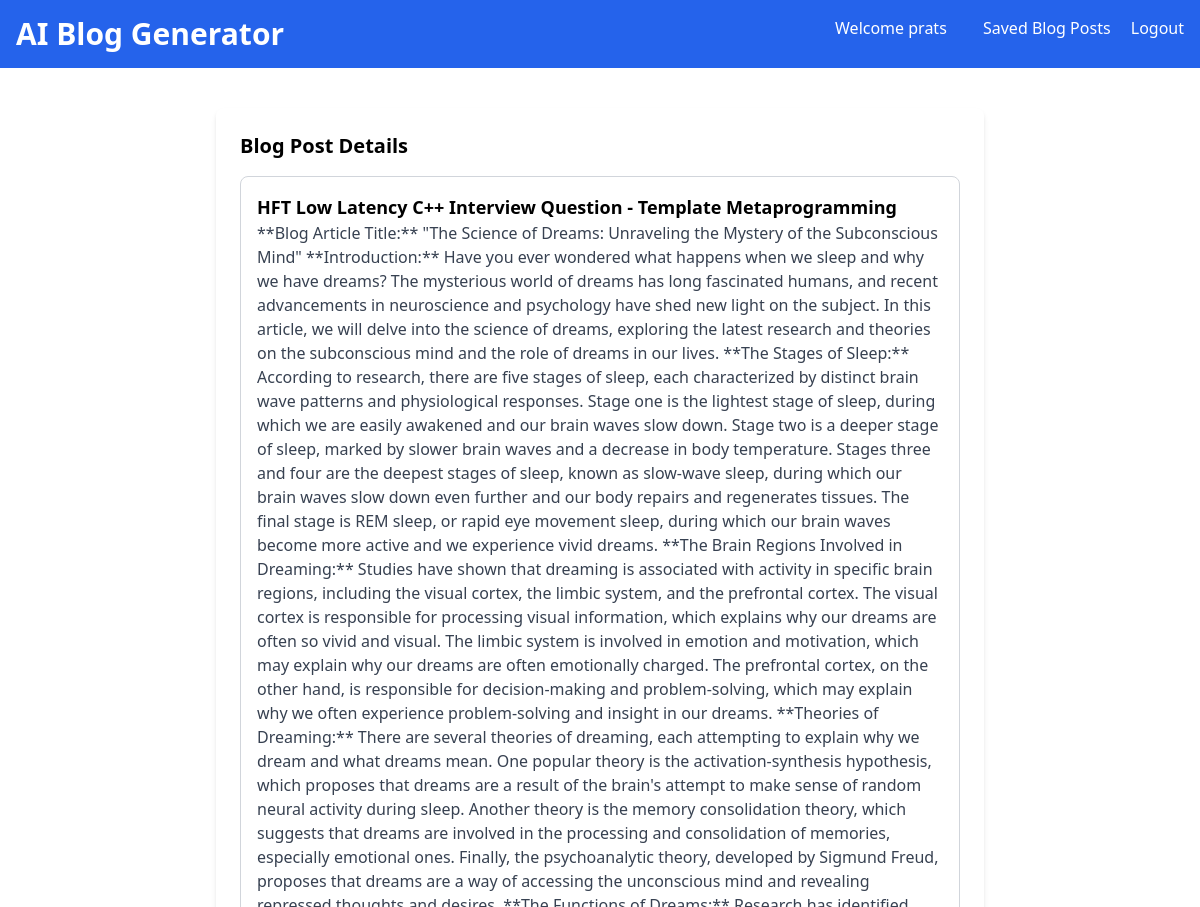
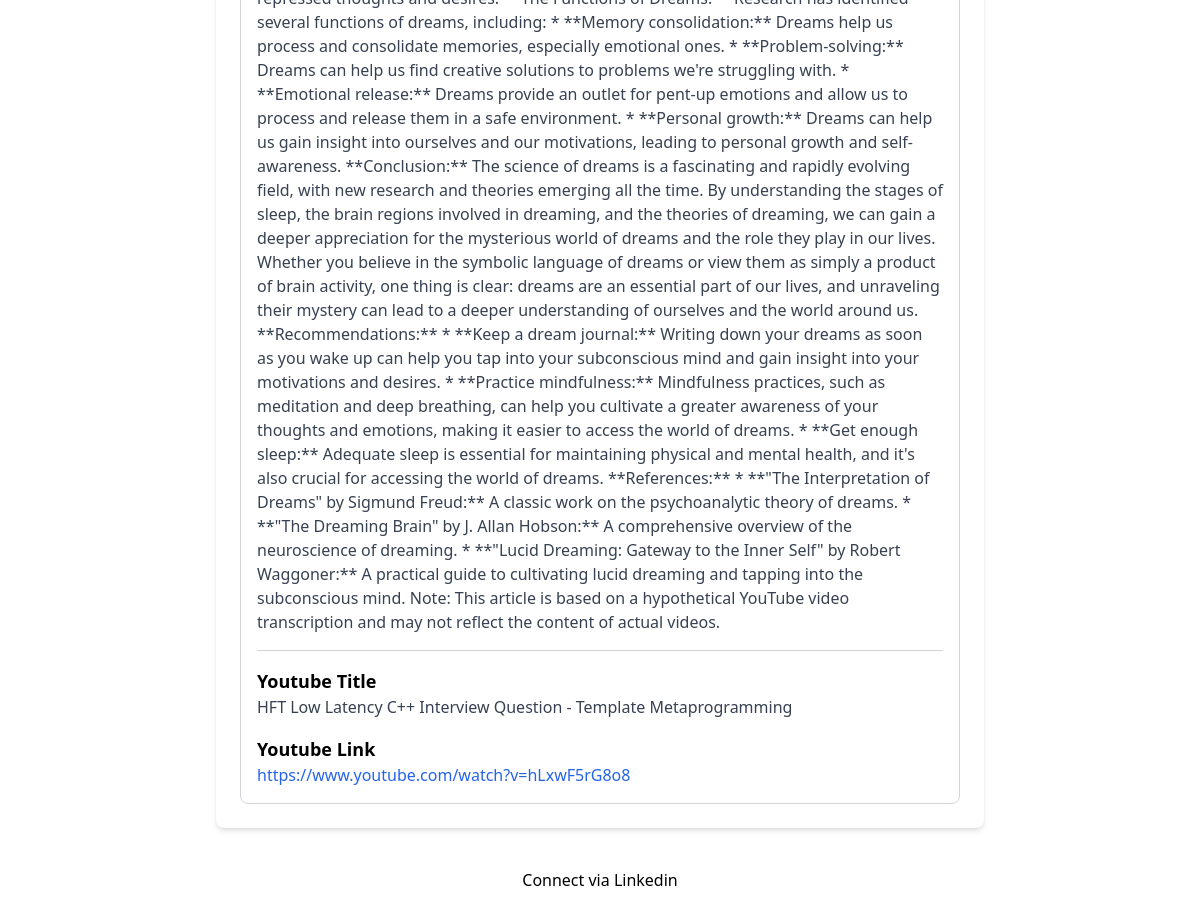
The page /blog-details/3/ (signed in) on the database its author committed (2 pictures, top to bottom).
### blog_generator/models.py (models this page shows, shortened)
class BlogPost(models.Model):
    user = models.ForeignKey(User, on_delete=models.CASCADE)
    youtube_title = models.CharField(max_length=300)
    youtube_link = models.URLField()
    generated_content = models.TextField()
    created_at = models.DateTimeField(auto_now_add=True)

### blog_generator/views.py (the view)
# urls.py: path('blog-details/<int:pk>/', views.blog_details, name='blog-details'),
def blog_details(request, pk):
    blog_article_detail = BlogPost.objects.get(id=pk)
    if request.user == blog_article_detail.user:
        return render(request, 'blog-details.html', {'blog_article_detail': blog_article_detail})
    else:
        return redirect('/')

### templates/blog-details.html (shortened to what this page needs)
<!DOCTYPE html>
<html lang="en">
<head>
    <link href="https://cdn.jsdelivr.net/npm/tailwindcss@2.2.19/dist/tailwind.min.css" rel="stylesheet">
</head>
<body class="bg-grat-100 font-sans antialiased">
    <nav class="bg-blue-600 p-4 text-white flex justify-between">
        <div>
            <a href = '/'>
            <h1 class="text-3xl font-bold">AI Blog Generator</h1>
            </a>
        </div>
        <div>
            <a href="#" class="text-white hover:underline mx-4">Welcome {{ user.username }}</a>
            <a href="/blog-list" class="text-white hover:underline mx-4">Saved Blog Posts</a>
            <a href="#" class="text-white hover:underline">Logout</a>
        </div>
    </nav>
    <div class="container mx-auto mt-10 px-4 sm:px-0">
        <div class="max-w-3xl mx-auto bg-white p-6 rounded-lg shadow-md">
            <section>
                <h2 class="text-xl mb-4 font-semibold">Blog Post Details</h2>
                <div class="border border-gray-300 p-4 rounded-lg">
                    <h3 class="text-lg font-semibold">{{blog_article_detail.youtube_title}}</h3>
                    <p class="text-gray-700">{{blog_article_detail.generated_content}}</p>
                    <hr class="my-4 border-gray-300">
                    <h4 class="text-lg font-semibold">Youtube Title</h4>
                    <p class="text-gray-700">{{blog_article_detail.youtube_title}}</p>
                    <h4 class="text-lg font-semibold mt-4">Youtube Link</h4>
                    <a href="{{blog_article_detail.youtube_link}}" class="text-blue-600 hover:underline">{{blog_article_detail.youtube_link}}</a>
                </div>
            </section>
        </div>
    </div>
    <footer class="text-center p-4 text-blacl mt-6">
        Connect via <a href="https://www.linkedin.com/in/pratyakshs10/">Linkedin</a>
    </footer>
</body>
</html>

### rows shown on the page
BlogPost: youtube_title "HFT Low Latency C++ Interview Question - Template Metaprogramming", generated_content "**Blog Article Title:** \"The Science of Dreams: Unraveling the Mystery of the Subconscious Mind\" **Introduction:** Have you ever wondered what happens when we sleep and why we have dreams? The mysterious world of dreams has long fascinated humans, and recent advancements in neuroscience and psychology have shed new light on the subject. In this article, we will delve into the science of dreams, exploring the latest research and theories on the subconscious mind and the role of dreams in our lives. **The Stages of Sleep:** According to research, there are five stages of sleep, each characterized by distinct brain wave patterns and physiological responses. Stage one is the lightest stage of…", youtube_link "https://www.youtube.com/watch?v=hLxwF5rG8o8"

### other values the page prints
{{ user.username }} "prats"
